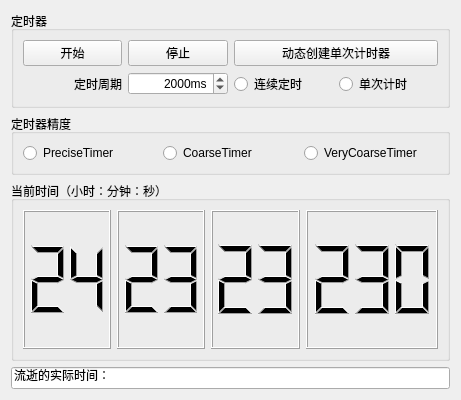
<?xml version="1.0" encoding="UTF-8"?>
<ui version="4.0">
 <class>Widget</class>
 <widget class="QWidget" name="Widget">
  <property name="geometry">
   <rect>
    <x>0</x>
    <y>0</y>
    <width>461</width>
    <height>400</height>
   </rect>
  </property>
  <property name="windowTitle">
   <string>Widget</string>
  </property>
  <layout class="QGridLayout" name="gridLayout_4">
   <item row="0" column="0">
    <widget class="QGroupBox" name="groupBox">
     <property name="sizePolicy">
      <sizepolicy hsizetype="Preferred" vsizetype="Preferred">
       <horstretch>0</horstretch>
       <verstretch>0</verstretch>
      </sizepolicy>
     </property>
     <property name="title">
      <string>定时器</string>
     </property>
     <layout class="QGridLayout" name="gridLayout">
      <item row="0" column="0">
       <widget class="QPushButton" name="btnStart">
        <property name="text">
         <string>开始</string>
        </property>
       </widget>
      </item>
      <item row="0" column="1">
       <widget class="QPushButton" name="btnPause">
        <property name="text">
         <string>停止</string>
        </property>
       </widget>
      </item>
      <item row="0" column="2" colspan="2">
       <widget class="QPushButton" name="btnCreate">
        <property name="text">
         <string>动态创建单次计时器</string>
        </property>
       </widget>
      </item>
      <item row="1" column="0">
       <widget class="QLabel" name="label">
        <property name="text">
         <string>定时周期</string>
        </property>
        <property name="alignment">
         <set>Qt::AlignRight|Qt::AlignTrailing|Qt::AlignVCenter</set>
        </property>
       </widget>
      </item>
      <item row="1" column="1">
       <widget class="QSpinBox" name="spinBoxIntv">
        <property name="alignment">
         <set>Qt::AlignRight|Qt::AlignTrailing|Qt::AlignVCenter</set>
        </property>
        <property name="suffix">
         <string>ms</string>
        </property>
        <property name="maximum">
         <number>10000</number>
        </property>
        <property name="value">
         <number>2000</number>
        </property>
       </widget>
      </item>
      <item row="1" column="2">
       <widget class="QRadioButton" name="radioContinue">
        <property name="text">
         <string>连续定时</string>
        </property>
       </widget>
      </item>
      <item row="1" column="3">
       <widget class="QRadioButton" name="radioOneShot">
        <property name="text">
         <string>单次计时</string>
        </property>
       </widget>
      </item>
     </layout>
    </widget>
   </item>
   <item row="1" column="0">
    <widget class="QGroupBox" name="groupBox_2">
     <property name="title">
      <string>定时器精度</string>
     </property>
     <layout class="QGridLayout" name="gridLayout_2">
      <item row="0" column="0">
       <widget class="QRadioButton" name="radioPrecise">
        <property name="text">
         <string>PreciseTimer</string>
        </property>
       </widget>
      </item>
      <item row="0" column="2">
       <widget class="QRadioButton" name="radioVeryCoarse">
        <property name="text">
         <string>VeryCoarseTimer</string>
        </property>
       </widget>
      </item>
      <item row="0" column="1">
       <widget class="QRadioButton" name="radioCoarse">
        <property name="text">
         <string>CoarseTimer</string>
        </property>
       </widget>
      </item>
     </layout>
    </widget>
   </item>
   <item row="2" column="0">
    <widget class="QGroupBox" name="groupBox_3">
     <property name="sizePolicy">
      <sizepolicy hsizetype="Preferred" vsizetype="Expanding">
       <horstretch>0</horstretch>
       <verstretch>0</verstretch>
      </sizepolicy>
     </property>
     <property name="title">
      <string>当前时间（小时：分钟：秒）</string>
     </property>
     <layout class="QGridLayout" name="gridLayout_5">
      <item row="0" column="0">
       <layout class="QGridLayout" name="gridLayout_3" columnstretch="2,2,2,3">
        <item row="0" column="2">
         <widget class="QLCDNumber" name="lcdSecond">
          <property name="digitCount">
           <number>2</number>
          </property>
          <property name="value" stdset="0">
           <double>23.000000000000000</double>
          </property>
         </widget>
        </item>
        <item row="0" column="0">
         <widget class="QLCDNumber" name="lcdHour">
          <property name="digitCount">
           <number>2</number>
          </property>
          <property name="value" stdset="0">
           <double>24.000000000000000</double>
          </property>
          <property name="intValue" stdset="0">
           <number>24</number>
          </property>
         </widget>
        </item>
        <item row="0" column="1">
         <widget class="QLCDNumber" name="lcdMinute">
          <property name="digitCount">
           <number>2</number>
          </property>
          <property name="value" stdset="0">
           <double>23.000000000000000</double>
          </property>
         </widget>
        </item>
        <item row="0" column="3">
         <widget class="QLCDNumber" name="lcdMSec">
          <property name="digitCount">
           <number>3</number>
          </property>
          <property name="value" stdset="0">
           <double>230.000000000000000</double>
          </property>
          <property name="intValue" stdset="0">
           <number>230</number>
          </property>
         </widget>
        </item>
       </layout>
      </item>
     </layout>
    </widget>
   </item>
   <item row="3" column="0">
    <widget class="QLineEdit" name="lineEdit">
     <property name="text">
      <string>流逝的实际时间：</string>
     </property>
    </widget>
   </item>
  </layout>
 </widget>
 <resources/>
 <connections/>
</ui>
